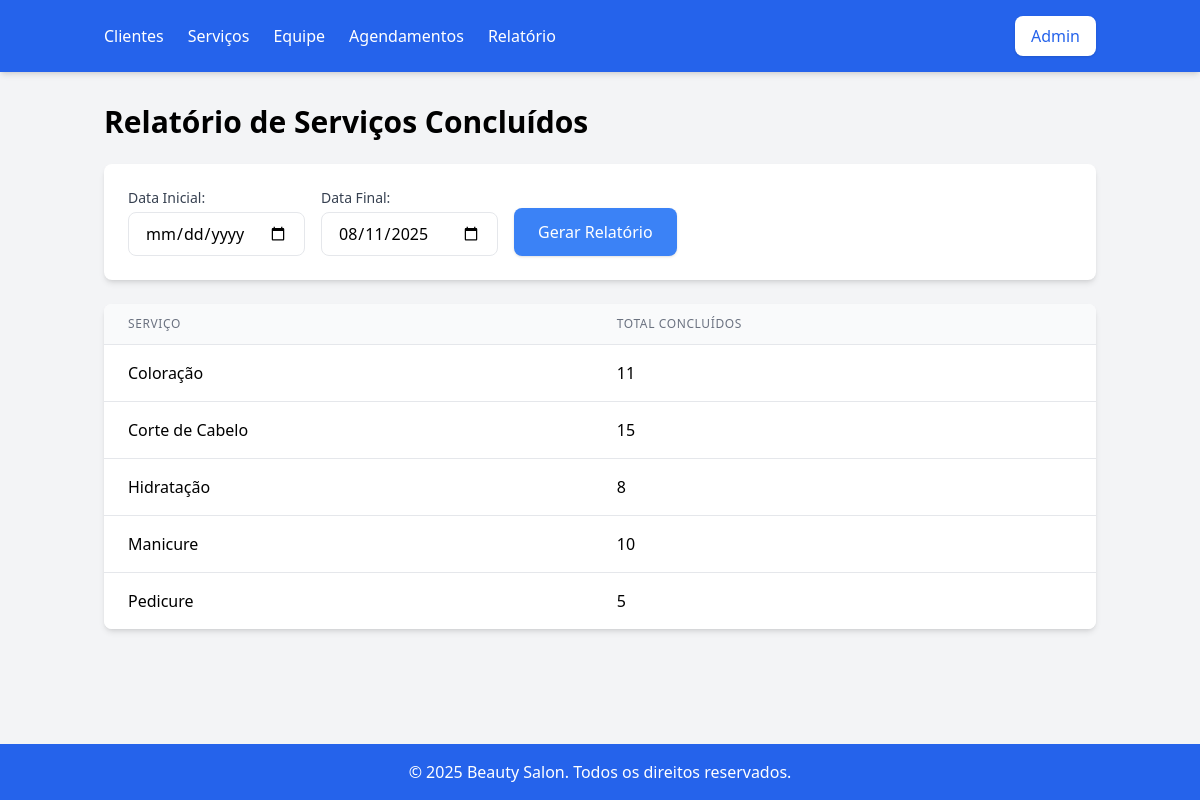
The page /salon/report/ on the database its author committed.
### salon/models.py (models this page shows, shortened)
class Service(models.Model):
    name = models.CharField(max_length=100)
    duration = models.DurationField()  # e.g., '01:00:00' for 1 hour
    price = models.DecimalField(max_digits=10, decimal_places=2)

### salon/views.py (the view)
# urls.py: path('report/', views.report_completed_services, name='report_completed_services'),
def report_completed_services(request):
    start_date_str = request.GET.get('start_date')
    end_date_str = request.GET.get('end_date')
    start_date = None
    end_date = None
    if start_date_str:
        start_date = datetime.strptime(start_date_str, '%Y-%m-%d')
    if end_date_str:
        end_date = datetime.strptime(end_date_str, '%Y-%m-%d')
    else:
        end_date = date.today()  # Definir data final como atual por padrão
    appointments = Appointment.objects.filter(status='COMPLETED')
    if start_date and end_date:
        appointments = appointments.filter(
            appointment_time__range=[start_date, end_date]
        )
    report_data = appointments.values('service__name').annotate(total=Count('id')).order_by('service__name')
    return render(request, 'report.html', {
        'report_data': report_data,
        'start_date': start_date,
        'end_date': end_date,
    })

### salon/templates/report.html
{% extends 'base.html' %}
{% block content %}
<h1 class="text-3xl font-bold mb-6 text-center md:text-left">Relatório de Serviços Concluídos</h1>
<div class="bg-white shadow-md rounded-lg p-6 mb-6">
    <form method="get" class="flex flex-col md:flex-row space-y-4 md:space-y-0 md:space-x-4">
        <label class="flex flex-col">
            <span class="text-sm font-medium text-gray-700">Data Inicial:</span>
            <input type="date" name="start_date" value="{{ start_date|date:'Y-m-d' }}" class="mt-1 px-4 py-2 border rounded-lg">
        </label>
        <label class="flex flex-col">
            <span class="text-sm font-medium text-gray-700">Data Final:</span>
            <input type="date" name="end_date" value="{% if end_date %}{{ end_date|date:'Y-m-d' }}{% else %}{% now 'Y-m-d' %}{% endif %}" class="mt-1 px-4 py-2 border rounded-lg">
        </label>
        <button type="submit" class="bg-blue-500 text-white px-6 py-3 rounded-lg shadow hover:bg-blue-600 self-end">Gerar Relatório</button>
    </form>
</div>
<div class="bg-white shadow-md rounded-lg overflow-hidden">
    <table class="min-w-full divide-y divide-gray-200">
        <thead class="bg-gray-50">
            <tr>
                <th class="px-6 py-3 text-left text-xs font-medium text-gray-500 uppercase tracking-wider">Serviço</th>
                <th class="px-6 py-3 text-left text-xs font-medium text-gray-500 uppercase tracking-wider">Total Concluídos</th>
            </tr>
        </thead>
        <tbody class="bg-white divide-y divide-gray-200">
            {% for item in report_data %}
                <tr>
                    <td class="px-6 py-4 whitespace-nowrap">{{ item.service__name }}</td>
                    <td class="px-6 py-4 whitespace-nowrap">{{ item.total }}</td>
                </tr>
            {% empty %}
                <tr>
                    <td colspan="2" class="px-6 py-4 text-center text-gray-500">Nenhum dado disponível.</td>
                </tr>
            {% endfor %}
        </tbody>
    </table>
</div>
{% endblock %}

### rows shown on the page
Service: service__name "Coloração", total "11"
Service: service__name "Corte de Cabelo", total "15"
Service: service__name "Hidratação", total "8"
Service: service__name "Manicure", total "10"
Service: service__name "Pedicure", total "5"
